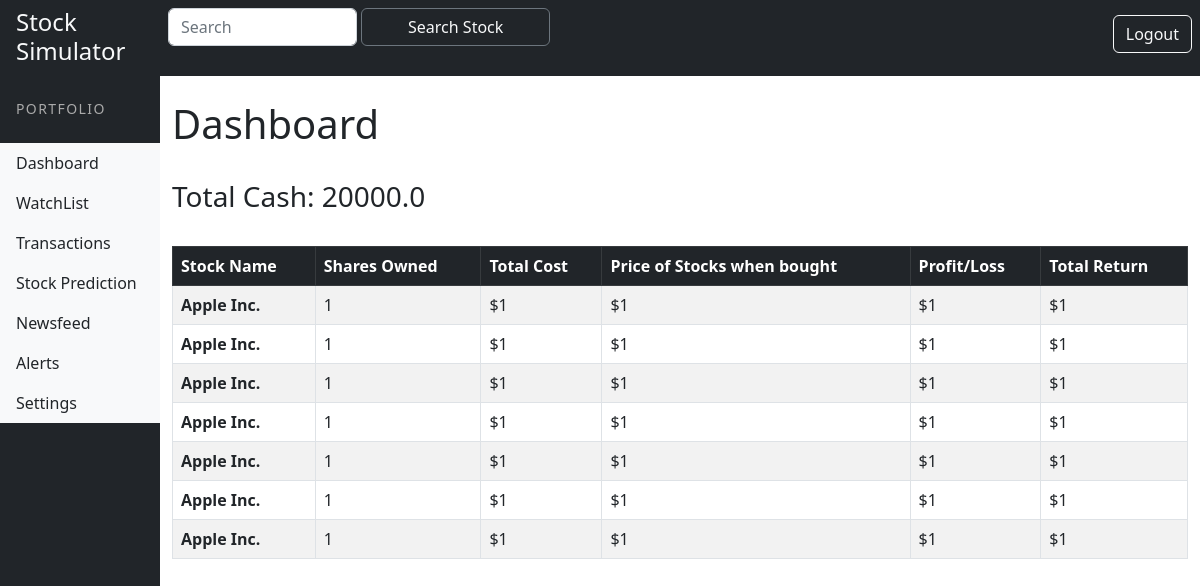
/stocks/portfolio (signed in), run on the app's committed database.
### stocks/models.py (models this page shows)
class Portfolio(models.Model):
    user = models.OneToOneField(User, on_delete=models.CASCADE)
    cash = models.FloatField(default=20000.0, editable=True)
    cashInvested = models.FloatField(default=0.0, editable=True)

class Stock(models.Model):
    name = models.CharField(max_length=20)
    ticker = models.CharField(max_length=20)
    stocksOwned = models.IntegerField()
    portfolio = models.ForeignKey(Portfolio, on_delete=models.CASCADE)

### stocks/views.py (the view, shortened to what this page needs)
# urls.py: path('portfolio', views.portfolio, name="portfolio"),
def portfolio(request):
    import yfinance as yf
    stocks = Stock.objects.filter(portfolio=request.user.portfolio)
    return render(request, 'portfolio.html', {'portfolio': request.user.portfolio, 'stocks': stocks})

### stocks/templates/portfolio.html
{% extends "base.html" %}
{% block content %}
<h1>Dashboard</h1>
<br/>
    <h3>Total Cash: {{ portfolio.cash }} </h3>
    <br/>
            <table class="table table-striped table-bordered table-hover">
               <thead class="table-dark">
                <tr>
                  <th scope="col">Stock Name</th>
                  <th scope="col">Shares Owned</th>
                  <th scope="col">Total Cost</th>
                  <th scope="col">Price of Stocks when bought</th>
                  <th scope="col">Profit/Loss</th>
                  <th scope="col">Total Return</th>
                </tr>
              </thead>
              <tbody>
              {% for stock in stocks %}
                    <tr>
                        <th scope="row"> {{ stock.name }}</th>
                        <td>{{ stock.stocksOwned }}</td>
                        <td>${{ stock.stocksOwned }}</td>
                        <td>${{ stock.stocksOwned }}</td>
                        <td>${{ stock.stocksOwned }}</td>
                        <td>${{ stock.stocksOwned }}</td>
                    </tr>
              {% endfor %}
              </tbody>
            </table>
            <br/>
{% endblock %}

### static/css/style.css (style rules this page uses)
body { padding-left: 160px; min-height: 100vh; overflow-x: hidden; }

### data on the page
Portfolio: cash "20000.0"
Stock: name "Apple Inc.", stocksOwned "1"
Stock: name "Apple Inc.", stocksOwned "1"
Stock: name "Apple Inc.", stocksOwned "1"
Stock: name "Apple Inc.", stocksOwned "1"
Stock: name "Apple Inc.", stocksOwned "1"
Stock: name "Apple Inc.", stocksOwned "1"
Stock: name "Apple Inc.", stocksOwned "1"
